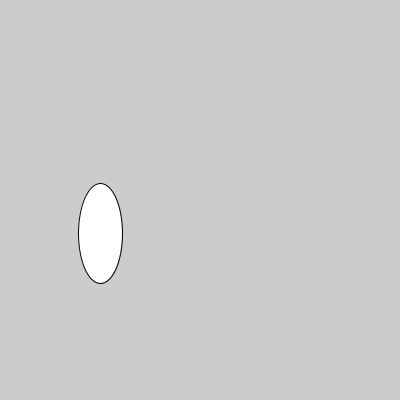
Frame 1 (no input)
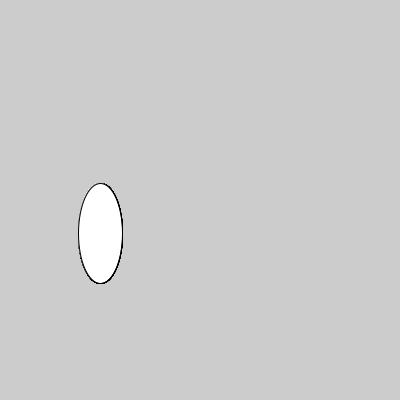
Frame 60 (the mouse pressed at the canvas centre just before this capture)
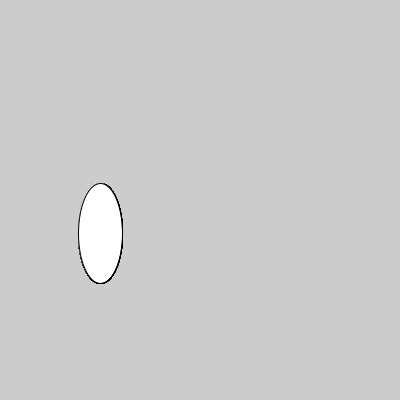
Frame 120 (the mouse held since frame 60 and released just before this capture)

The Processing sketch that drew these frames (run headless with seeded random() and noise(); from frame 60 on, the mouse is pressed at the canvas centre):

// Processing sketch: aula07_grupo01_exercicio03
// ── aula07_grupo01_exercicio03.pde
//versão 3, matriz - array
float maria[] = {100, 233, 44, 85};
float passos[] = {0,-99, 3, 4.5, 99.8, 100};
//versão2
//float maria=100, paco =233, carlos=44, jose=85;
//versão 1
/*
float maria=100;
float paco = 233;
float carlos = 44;
float jose = 85;
*/
void setup(){size(400,400);
for(int indice=0; 
    indice < passos.length ; 
    indice = indice +1
    ){
println(passos[indice]);
}
}

void draw(){
ellipse(maria[0], maria[1], maria[2], passos[5]);
  //ellipse(maria,paco,carlos,jose);
//ellipse(100,233,44,85);
}
